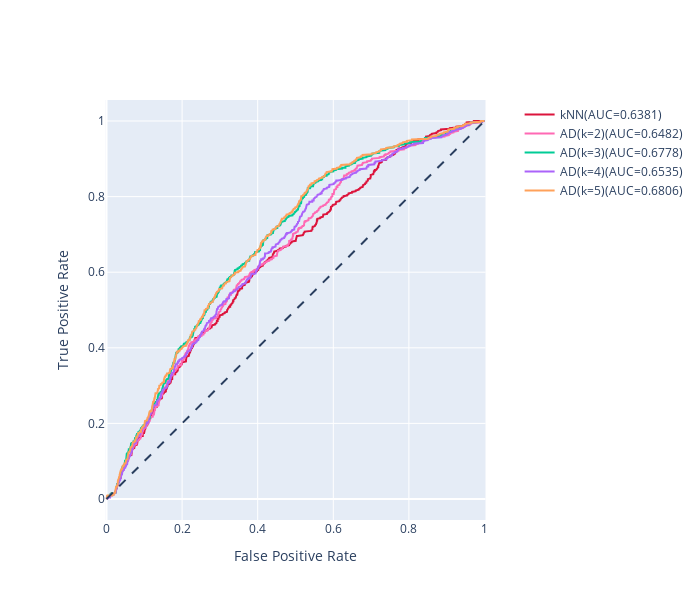

Source (notebook cell):
### Code cell
#ROC analysis
import plotly.graph_objects as go

fig = go.Figure()
fig.add_shape(
    type='line', line=dict(dash='dash'),
    x0=0, x1=1, y0=0, y1=1)

fig.add_trace(go.Scatter(x=fpr_knn, y=tpr_knn, name=f'kNN(AUC={auc(fpr_knn, tpr_knn):.4f})', mode='lines',marker_color='crimson'))
fig.add_trace(go.Scatter(x=fpr_com1, y=tpr_com1, name=f'AD(k=2)(AUC={auc(fpr_com1, tpr_com1):.4f})', mode='lines',marker_color='hotpink'))
fig.add_trace(go.Scatter(x=fpr_com2, y=tpr_com2, name=f'AD(k=3)(AUC={auc(fpr_com2, tpr_com2):.4f})', mode='lines'))
fig.add_trace(go.Scatter(x=fpr_com3, y=tpr_com3, name=f'AD(k=4)(AUC={auc(fpr_com3, tpr_com3):.4f})', mode='lines'))
fig.add_trace(go.Scatter(x=fpr_com4, y=tpr_com4, name=f'AD(k=5)(AUC={auc(fpr_com4, tpr_com4):.4f})', mode='lines'))

fig.update_layout(
    xaxis_title='False Positive Rate',
    yaxis_title='True Positive Rate',
    yaxis=dict(scaleanchor="x", scaleratio=1),
    xaxis=dict(constrain='domain'),
    width=700, height=600)
fig.show()

### Figure 1 — Plotly figure (JSON) as saved in the notebook; plotly's stock layout.template omitted (floating-point values rounded to 4 significant figures; data arrays with more than 128 entries replaced by an {"elided": "..."} marker saying what was removed)
{"data": [{"marker": {"color": "crimson"}, "mode": "lines", "name": "kNN(AUC=0.6381)", "type": "scatter", "x": {"elided": "1692 float values"}, "y": {"elided": "1692 float values"}}, {"marker": {"color": "hotpink"}, "mode": "lines", "name": "AD(k=2)(AUC=0.6482)", "type": "scatter", "x": {"elided": "1669 float values"}, "y": {"elided": "1669 float values"}}, {"mode": "lines", "name": "AD(k=3)(AUC=0.6778)", "type": "scatter", "x": {"elided": "1656 float values"}, "y": {"elided": "1656 float values"}}, {"mode": "lines", "name": "AD(k=4)(AUC=0.6535)", "type": "scatter", "x": {"elided": "1700 float values"}, "y": {"elided": "1700 float values"}}, {"mode": "lines", "name": "AD(k=5)(AUC=0.6806)", "type": "scatter", "x": {"elided": "1650 float values"}, "y": {"elided": "1650 float values"}}], "layout": {"height": 600, "shapes": [{"line": {"dash": "dash"}, "type": "line", "x0": 0, "x1": 1, "y0": 0, "y1": 1}], "width": 700, "xaxis": {"constrain": "domain", "title": {"text": "False Positive Rate"}}, "yaxis": {"scaleanchor": "x", "scaleratio": 1, "title": {"text": "True Positive Rate"}}}}
